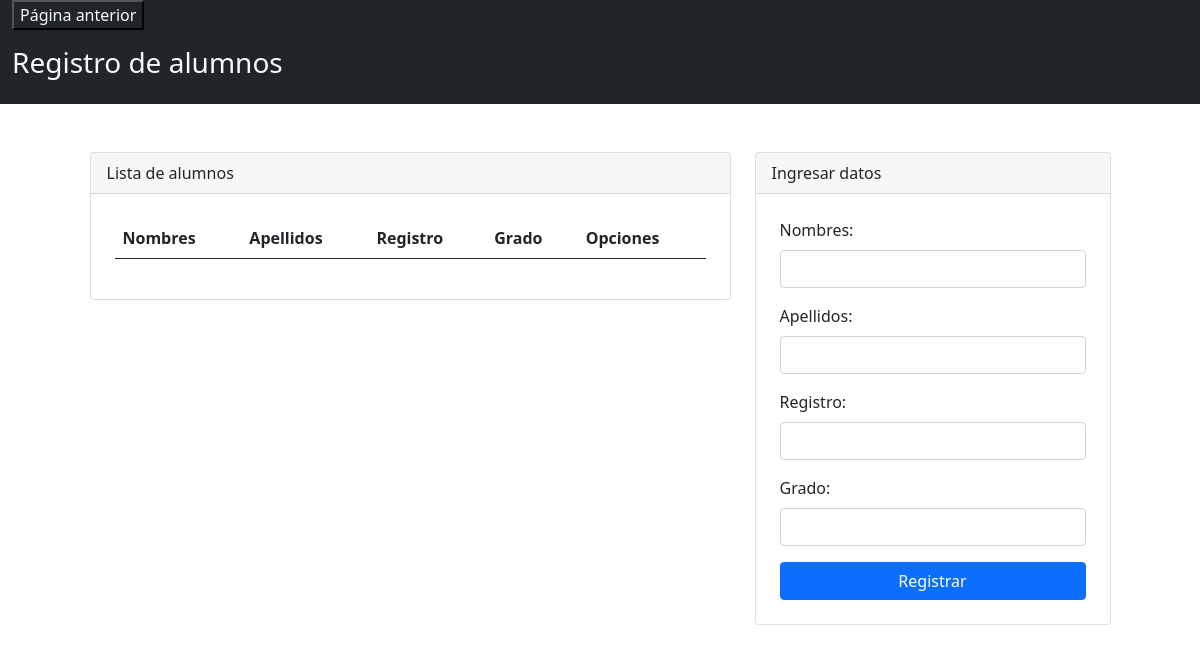
Before: /admin/alumnos/alumnos.php with the older database file.
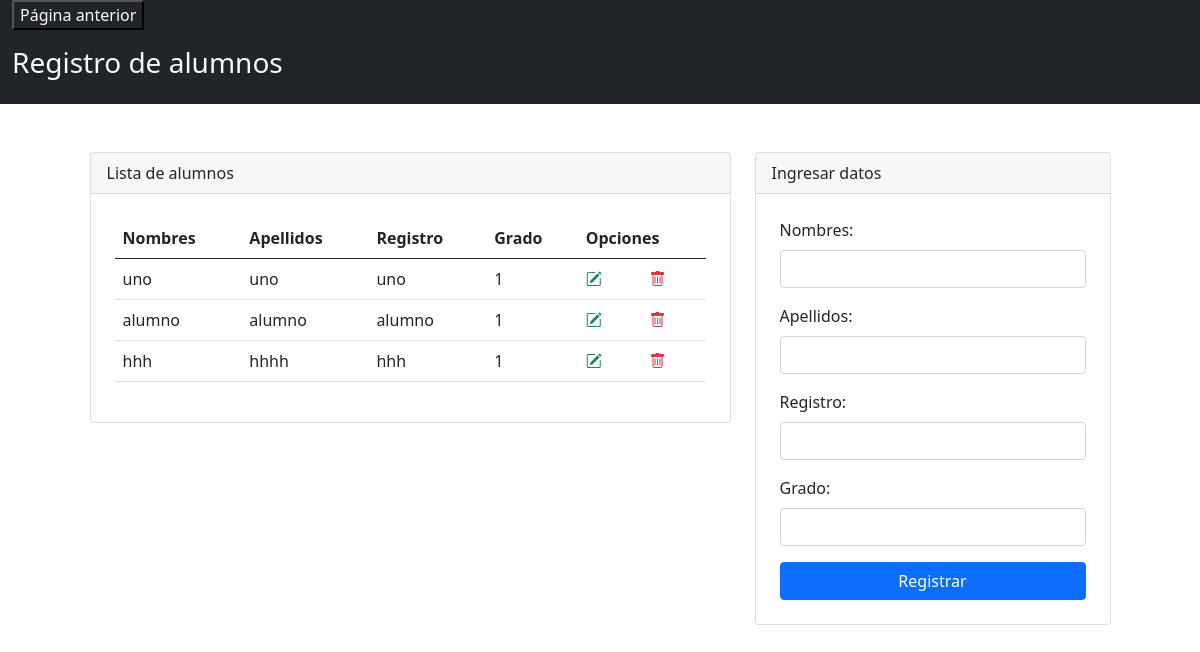
After: the same page with the newer database file.
### tables this page shows
CREATE TABLE `user` (
  `id` int(11) NOT NULL,
  `user` varchar(100) NOT NULL,
  `password` varchar(200) NOT NULL,
  `nombre` varchar(200) NOT NULL,
  `apellidos` varchar(200) NOT NULL,
  `registro` varchar(100) NOT NULL,
  `tipo` varchar(100) NOT NULL,
  `grado` int(11) DEFAULT NULL,
  `activo` int(11) NOT NULL
);

### admin/alumnos/alumnos.php (the view, shortened to what this page needs)
<?php
    include("../../config/db.php");
    ?>
<!DOCTYPE html>
<html lang="es">
<head>
    <link rel="stylesheet" href="https://cdn.jsdelivr.net/npm/bootstrap@5.0.2/dist/css/bootstrap.min.css">
    <link rel="stylesheet" href="https://cdn.jsdelivr.net/npm/bootstrap-icons@1.5.0/font/bootstrap-icons.css">
</head>
<body>
    <?php
    $query = "SELECT * FROM user WHERE tipo='alumno' and activo='1'";
    $alumnos = mysqli_query($connection, $query);
    ?>
<div class="container-fluid  text-light bg-dark">
    <div>
    <td>
<a href="../dashboard.php" ><input type="button" class="text-light bg-dark" value="Página anterior"></a>
    </div>
    <div class = "row">
            <div class="col-md">
                <header class="py-3">
                    <h3>Registro de alumnos</h3>
                </header>
            </div>
    </div>
</div>
<div class="container mt-5">
    <div class="row justify-content-center">
        <div class="col-md-7">
            <div class="card">
                <div class="card-header">
                    Lista de alumnos
                </div>
                <div class="p-4">
                    <table class="table align-middle">
                        <thead>
                            <tr>
                                <th scope="col">Nombres</th>
                                <th scope="col">Apellidos</th>
                                <th scope="col">Registro</th>
                                <th scope="col">Grado</th>
                                <th scope="col" colspan="2">Opciones</th>
                            </tr>
                        </thead>
                        <tbody>
                        <?php
                                foreach ($alumnos as $dato) {
                            ?>
                            <tr>
                                <td><?php echo $dato['nombre']; ?></td>
                                <td><?php echo $dato['apellidos']; ?></td>
                                <td><?php echo $dato['registro']; ?></td>
                                <td><?php echo $dato['grado']; ?></td>
                                <td><a class="text-success" href="editar.php?codigo=<?php echo $dato['id']; ?>"><i class="bi bi-pencil-square"></i></a></td>
                                <td><a class="text-danger" href="./delete.php?id=<?php echo $dato['id']; ?>"><i class="bi bi-trash"></i></a></td>
                            </tr>
                            <?php
                                }
                            ?>
                        </tbody>
                    </table>
                </div>
            </div>
        </div>
        <div class="col-md-4">
            <div class="card">
                <div class="card-header">
                    Ingresar datos
                </div>
                <form class="p-4" method="POST" action="registrar.php">
                    <div class="mb-3">
                        <label class="form-label">Nombres: </label>
                        <input type="text" class="form-control" name="txtNombre" autofocus required>
                    </div>
                    <div class="mb-3">
                        <label class="form-label">Apellidos: </label>
                        <input type="text" class="form-control" name="txtApellidos" autofocus required>
                    </div>
                    <div class="mb-3">
                        <label class="form-label">Registro: </label>
                        <input type="text" class="form-control" name="txtRegistro" autofocus required>
                    </div>
                    <div class="mb-3">
                        <label class="form-label">Grado: </label>
                        <input type="number" min="1" class="form-control" name="txtGrado" autofocus required>
                    </div>
                    <div class="d-grid">
                        <input type="submit" class="btn btn-primary" value="Registrar">
                    </div>
                </form>
            </div>
        </div>
    </div>
</div>
</body>
</html>

Changed rows visible on the page:
added user: nombre "uno", apellidos "uno", registro "uno", grado "1"
added user: nombre "alumno", apellidos "alumno", registro "alumno", grado "1"
added user: nombre "hhh", apellidos "hhhh", registro "hhh", grado "1"
